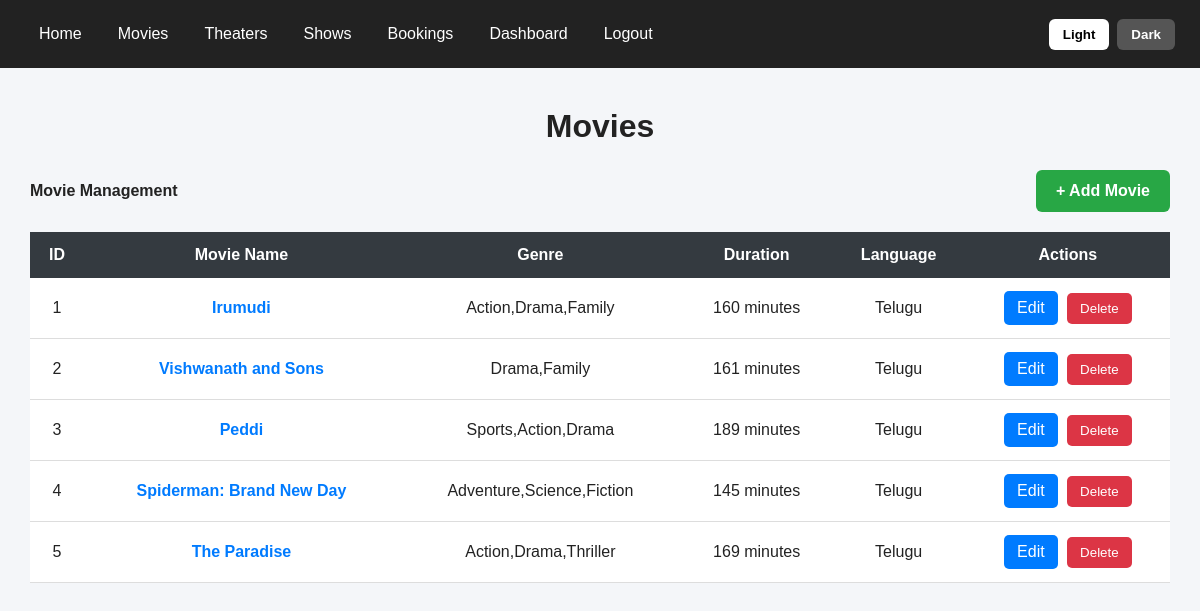
Page /movies (signed in) on the committed database.
### tables this page shows
CREATE TABLE movies (
            id INTEGER PRIMARY KEY AUTOINCREMENT,
            name TEXT NOT NULL,
            genre TEXT NOT NULL,
            duration INTEGER NOT NULL,
            language TEXT NOT NULL
        );

### server.py (the view)
@app.route("/movies")
@login_required
def movies():
    conn = db()
    rows = conn.execute(
        """
        SELECT *
        FROM movies
        ORDER BY id ASC
        """
    ).fetchall()
    conn.close()
    return render_template(
        "movies.html",
        movies=rows
    )

### server.py (called while the page is built, shortened)
def db():
    conn = sqlite3.connect(DB)
    conn.row_factory = sqlite3.Row
    return conn

def login_required(view):
    @wraps(view)
    def wrapped(*args, **kwargs):
        return view(*args, **kwargs)
    return wrapped

### templates/movies.html (shortened to what this page needs)
<!DOCTYPE html>
<html lang="en">
<head>
</head>
<body>
    <nav>
        <a href="{{ url_for('home') }}">
            Home
        </a>
        <a href="{{ url_for('movies') }}">
            Movies
        </a>
        <a href="{{ url_for('theaters') }}">
            Theaters
        </a>
        <a href="{{ url_for('shows') }}">
            Shows
        </a>
        <a href="{{ url_for('bookings') }}">
            Bookings
        </a>
        <a href="{{ url_for('dashboard') }}">
            Dashboard
        </a>
        <a href="{{ url_for('logout') }}">
            Logout
        </a>
        <div class="theme-buttons">
            <button
                type="button"
                class="light-btn"
                onclick="setLight()">
                Light
            </button>
            <button
                type="button"
                class="dark-btn"
                onclick="setDark()">
                Dark
            </button>
        </div>
    </nav>
    <div class="container">
        <h1>
            Movies
        </h1>
        <div class="top-section">
            <div>
                <strong>
                    Movie Management
                </strong>
            </div>
            <a
                href="{{ url_for('add_movie') }}"
                class="add-btn">
                + Add Movie
            </a>
        </div>
        {% if movies %}
        <div class="table-container">
            <table>
                <thead>
                    <tr>
                        <th>
                            ID
                        </th>
                        <th>
                            Movie Name
                        </th>
                        <th>
                            Genre
                        </th>
                        <th>
                            Duration
                        </th>
                        <th>
                            Language
                        </th>
                        <th>
                            Actions
                        </th>
                    </tr>
                </thead>
                <tbody>
                    {% for movie in movies %}
                    <tr>
                        <td>
                            {{ movie["id"] }}
                        </td>
                        <td class="movie-title">
                            {{ movie["name"]}}
                        </td>
                        <td>
                            {{ movie["genre"] }}
                        </td>
                        <td>
                            {{ movie["duration"] }}
                            minutes
                        </td>
                        <td>
                            {{ movie["language"] }}
                        </td>
                        <td>
                            <a
                                href="{{ url_for('edit_movie', id=movie['id']) }}"
                                class="edit-btn">
                                Edit
                            </a>
                            <form
                                action="{{ url_for('delete_movie', id=movie['id']) }}"
                                method="POST"
                                class="delete-form">
                                <button
                                    type="submit"
                                    class="delete-btn"
                                    onclick="return confirm('Are you sure you want to delete this movie?');">
                                    Delete
                                </button>
                            </form>
                        </td>
                    </tr>
                    {% endfor %}
                </tbody>
            </table>
        </div>
        {% endif %}
    </div>
</body>
</html>

### templates/movies.html (style rules this page uses)
* { box-sizing: border-box; }
body { margin: 0; font-family: Arial, sans-serif; background: #f4f6f9; color: #222; transition: 0.3s; }
nav { background: #222; padding: 15px 25px; display: flex; align-items: center; gap: 8px; flex-wrap: wrap; }
nav a { color: white; text-decoration: none; padding: 10px 14px; border-radius: 6px; }
.theme-buttons { margin-left: auto; display: flex; gap: 8px; }
.theme-buttons button { padding: 8px 14px; border: none; border-radius: 6px; cursor: pointer; font-weight: bold; }
.light-btn { background: white; color: black; }
.dark-btn { background: #555; color: white; }
.container { width: 95%; max-width: 1300px; margin: 40px auto; }
h1 { text-align: center; margin-bottom: 25px; }
.top-section { display: flex; justify-content: space-between; align-items: center; margin-bottom: 20px; flex-wrap: wrap; gap: 15px; }
.add-btn { display: inline-block; padding: 12px 20px; background: #28a745; color: white; text-decoration: none; border-radius: 6px; font-weight: bold; }
.table-container { width: 100%; overflow-x: auto; }
table { width: 100%; border-collapse: collapse; background: white; box-shadow: 0 4px 12px rgba(0, 0, 0, 0.10); }
th { background: #343a40; color: white; padding: 14px 12px; text-align: center; white-space: nowrap; }
td { padding: 13px 12px; text-align: center; border-bottom: 1px solid #ddd; white-space: nowrap; }
.movie-title { font-weight: bold; color: #007bff; }
.edit-btn { display: inline-block; padding: 8px 13px; background: #007bff; color: white; text-decoration: none; border-radius: 5px; margin-right: 5px; }
.delete-btn { padding: 8px 13px; background: #dc3545; color: white; border: none; border-radius: 5px; cursor: pointer; }
.delete-form { display: inline; }

### rows in the picture
movies: id "1", name "Irumudi", genre "Action,Drama,Family", duration "160", language "Telugu"
movies: id "2", name "Vishwanath and Sons", genre "Drama,Family", duration "161", language "Telugu"
movies: id "3", name "Peddi", genre "Sports,Action,Drama", duration "189", language "Telugu"
movies: id "4", name "Spiderman: Brand New Day", genre "Adventure,Science,Fiction", duration "145", language "Telugu"
movies: id "5", name "The Paradise", genre "Action,Drama,Thriller", duration "169", language "Telugu"
